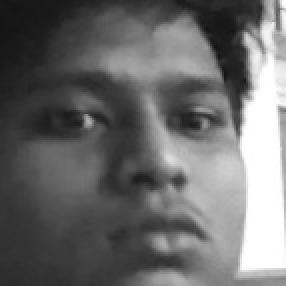
#> input picture face_DB/dataSet2/User.1.37.jpg, 143 x 143 px, given in place of the camera (shown 2 times larger)
$ python Detector.py
#> lines starting #> are read from the running program, lines starting #| are printed output that depends on the picture

import cv2

WHITE = [255, 255, 255]

face_cascade = cv2.CascadeClassifier('Haar/haarcascade_frontalcatface.xml')
eye_cascade = cv2.CascadeClassifier('Haar/haarcascade_eye.xml')

cap = cv2.VideoCapture(0)

def draw_box(Image, x, y, w, h):
    cv2.line(Image, (x, y), (int(x + (w/5)) ,y), WHITE, 2)
    cv2.line(Image, (int(x+((w/5)*4)), y), (x+w, y), WHITE, 2)
    cv2.line(Image, (x, y), (x, int(y+(h/5))), WHITE, 2)
    cv2.line(Image, (x+w, y), (x+w, int(y+(h/5))), WHITE, 2)
    cv2.line(Image, (x, int((y+(h/5*4)))), (x, y+h), WHITE, 2)
    cv2.line(Image, (x, (y+h)), (int(x + (w/5)) ,y+h), WHITE, 2)
    cv2.line(Image, (int(x+((w/5)*4)), y+h), (x + w, y + h), WHITE, 2)
    cv2.line(Image, (x+w, (int(y+(h/5*4)))), (x+w, y+h), WHITE, 2)


while True:
    ret, img = cap.read()
#> img is the input picture: shape (143, 143, 3); min 17, max 255, mean 107
    gray = cv2.cvtColor(img, cv2.COLOR_BGR2GRAY)


    faces = face_cascade.detectMultiScale(gray, 1.3, 5)
#> faces = [[13, 10, 123, 123]]
    for (x, y, w, h) in faces:
        gray_face = cv2.resize((gray[y: y+h, x: x+w]), (80, 80))

        eyes = eye_cascade.detectMultiScale(gray_face)
        for (ex, ey, ew, eh) in eyes:
            draw_box(gray, x, y, w, h)
#> this loop made 1 pass
#> (x, y, w, h, eyes) on pass 1: (13, 10, 123, 123, [[41, 20, 24, 24], [6, 21, 24, 24]])
#> pass 1, `gray_face = cv2.resize((gray[y: y+h, x: x+w]), (80, 80))`:
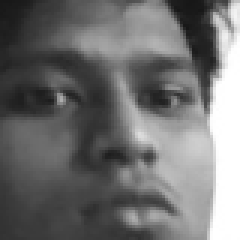
#> gray_face: shape (80, 80) (shown 3 times larger); min 22, max 255, mean 111.9
#> after the loop:
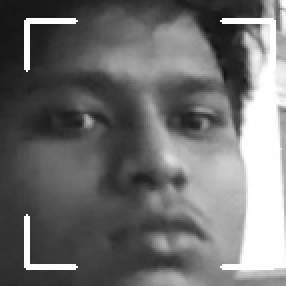
#> gray: shape (143, 143) (shown 2 times larger); min 17, max 255, mean 111.1

    cv2.imshow('Face Detection ', gray)
    if cv2.waitKey(1) & 0xFF == ord('q'):
#> (key q is pressed here)
        break

cv2.destroyAllWindows()

$ run again, on face_DB/dataSet2/User.1.52.jpg
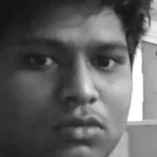
#> input picture face_DB/dataSet2/User.1.52.jpg, 157 x 157 px, given in place of the camera
#> img is the input picture: shape (157, 157, 3); min 19, max 255, mean 96.7
#> faces = [[21, 13, 125, 125]]
#> the loop `for (x, y, w, h) in faces:` made 1 pass
#> (x, y, w, h, eyes) on pass 1: (21, 13, 125, 125, [[8, 18, 26, 26], [40, 17, 27, 27], [0, 18, 24, 24]])
#> pass 1, `gray_face = cv2.resize((gray[y: y+h, x: x+w]), (80, 80))`:
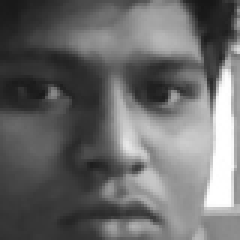
#> gray_face: shape (80, 80) (shown 3 times larger); min 22, max 255, mean 106
#> after the loop `for (x, y, w, h) in faces:`:
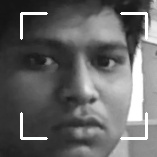
#> gray: shape (157, 157); min 19, max 255, mean 100.9

$ run again, on face_DB/dataSet2/User.1.54.jpg
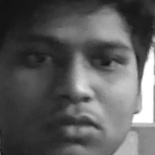
#> input picture face_DB/dataSet2/User.1.54.jpg, 155 x 155 px, given in place of the camera
#> img is the input picture: shape (155, 155, 3); min 18, max 255, mean 90.6
#> faces = [[19, 12, 125, 125]]
#> the loop `for (x, y, w, h) in faces:` made 1 pass
#> (x, y, w, h, eyes) on pass 1: (19, 12, 125, 125, [[40, 17, 28, 28], [10, 17, 26, 26]])
#> pass 1, `gray_face = cv2.resize((gray[y: y+h, x: x+w]), (80, 80))`:
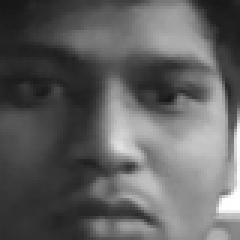
#> gray_face: shape (80, 80) (shown 3 times larger); min 23, max 255, mean 96.9
#> after the loop `for (x, y, w, h) in faces:`:
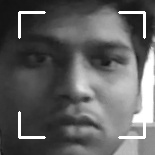
#> gray: shape (155, 155); min 18, max 255, mean 95.3
